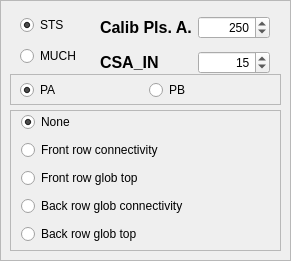
   <widget class="QFrame" name="SMX_settings">
    <property name="enabled">
     <bool>true</bool>
    </property>
    <property name="geometry">
     <rect>
      <x>906</x>
      <y>5</y>
      <width>291</width>
      <height>261</height>
     </rect>
    </property>
    <property name="frameShape">
     <enum>QFrame::StyledPanel</enum>
    </property>
    <property name="frameShadow">
     <enum>QFrame::Raised</enum>
    </property>
    <widget class="QWidget" name="layoutWidget">
     <property name="geometry">
      <rect>
       <x>100</x>
       <y>10</y>
       <width>170</width>
       <height>72</height>
      </rect>
     </property>
     <layout class="QGridLayout" name="gridLayout_10">
      <item row="0" column="0">
       <widget class="QLabel" name="lbCalibPls">
        <property name="font">
         <font>
          <pointsize>12</pointsize>
          <bold>true</bold>
         </font>
        </property>
        <property name="text">
         <string>Calib Pls. A.</string>
        </property>
       </widget>
      </item>
      <item row="0" column="1">
       <widget class="QSpinBox" name="sbCalibPls">
        <property name="layoutDirection">
         <enum>Qt::LeftToRight</enum>
        </property>
        <property name="alignment">
         <set>Qt::AlignRight|Qt::AlignTrailing|Qt::AlignVCenter</set>
        </property>
        <property name="maximum">
         <number>255</number>
        </property>
        <property name="value">
         <number>250</number>
        </property>
       </widget>
      </item>
      <item row="1" column="0">
       <widget class="QLabel" name="lbCSAIN">
        <property name="font">
         <font>
          <pointsize>12</pointsize>
          <bold>true</bold>
         </font>
        </property>
        <property name="text">
         <string>CSA_IN</string>
        </property>
       </widget>
      </item>
      <item row="1" column="1">
       <widget class="QSpinBox" name="sbCSAIN">
        <property name="layoutDirection">
         <enum>Qt::LeftToRight</enum>
        </property>
        <property name="alignment">
         <set>Qt::AlignRight|Qt::AlignTrailing|Qt::AlignVCenter</set>
        </property>
        <property name="maximum">
         <number>63</number>
        </property>
        <property name="value">
         <number>15</number>
        </property>
       </widget>
      </item>
     </layout>
    </widget>
    <widget class="QFrame" name="frame">
     <property name="geometry">
      <rect>
       <x>10</x>
       <y>110</y>
       <width>271</width>
       <height>141</height>
      </rect>
     </property>
     <property name="frameShape">
      <enum>QFrame::StyledPanel</enum>
     </property>
     <property name="frameShadow">
      <enum>QFrame::Raised</enum>
     </property>
     <widget class="QWidget" name="layoutWidget">
      <property name="geometry">
       <rect>
        <x>11</x>
        <y>0</y>
        <width>251</width>
        <height>141</height>
       </rect>
      </property>
      <layout class="QVBoxLayout" name="verticalLayout_3">
       <item>
        <widget class="QRadioButton" name="rbNone">
         <property name="text">
          <string>None</string>
         </property>
         <property name="checked">
          <bool>true</bool>
         </property>
        </widget>
       </item>
       <item>
        <widget class="QRadioButton" name="rbFrontRowConnectivity">
         <property name="text">
          <string>Front row connectivity</string>
         </property>
        </widget>
       </item>
       <item>
        <widget class="QRadioButton" name="rbFontRowGlobTop">
         <property name="text">
          <string>Front row glob top</string>
         </property>
        </widget>
       </item>
       <item>
        <widget class="QRadioButton" name="rbBackRowConnectivity">
         <property name="text">
          <string>Back row glob connectivity</string>
         </property>
        </widget>
       </item>
       <item>
        <widget class="QRadioButton" name="rbBackRowGlobTop">
         <property name="text">
          <string>Back row glob top</string>
         </property>
        </widget>
       </item>
      </layout>
     </widget>
    </widget>
    <widget class="QFrame" name="frame_2">
     <property name="geometry">
      <rect>
       <x>10</x>
       <y>74</y>
       <width>271</width>
       <height>31</height>
      </rect>
     </property>
     <property name="frameShape">
      <enum>QFrame::StyledPanel</enum>
     </property>
     <property name="frameShadow">
      <enum>QFrame::Raised</enum>
     </property>
     <widget class="QWidget" name="layoutWidget">
      <property name="geometry">
       <rect>
        <x>10</x>
        <y>4</y>
        <width>251</width>
        <height>25</height>
       </rect>
      </property>
      <layout class="QHBoxLayout" name="hlPAorPB">
       <item>
        <widget class="QRadioButton" name="radioButton">
         <property name="text">
          <string>PA</string>
         </property>
         <property name="checked">
          <bool>true</bool>
         </property>
        </widget>
       </item>
       <item>
        <widget class="QRadioButton" name="radioButton_2">
         <property name="text">
          <string>PB</string>
         </property>
        </widget>
       </item>
      </layout>
     </widget>
    </widget>
    <widget class="QWidget" name="layoutWidget_13">
     <property name="geometry">
      <rect>
       <x>20</x>
       <y>10</y>
       <width>70</width>
       <height>63</height>
      </rect>
     </property>
     <layout class="QVBoxLayout" name="verticalLayout_4">
      <item>
       <widget class="QRadioButton" name="rbSTS">
        <property name="text">
         <string>STS</string>
        </property>
        <property name="checked">
         <bool>true</bool>
        </property>
       </widget>
      </item>
      <item>
       <widget class="QRadioButton" name="rbMUCH">
        <property name="text">
         <string>MUCH</string>
        </property>
        <property name="checked">
         <bool>false</bool>
        </property>
       </widget>
      </item>
     </layout>
    </widget>
   </widget>
